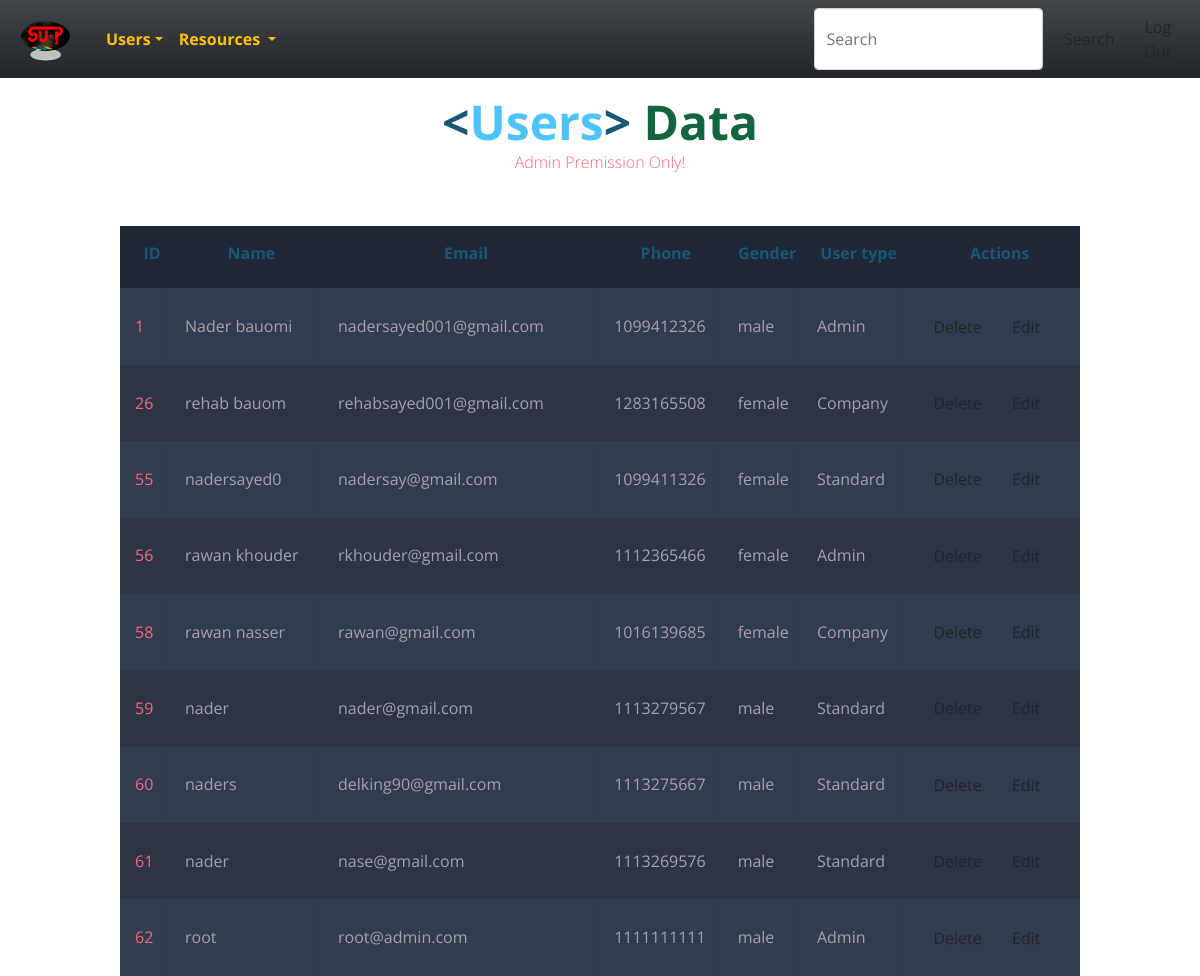
Screenshot of /admin/users/index.php (signed in) with the database file from the repository.
### tables this page shows
CREATE TABLE `users` (
  `id` int(11) NOT NULL,
  `name` char(50) NOT NULL,
  `email` char(80) NOT NULL,
  `password` char(50) NOT NULL,
  `phone` int(11) NOT NULL,
  `gender` char(40) NOT NULL,
  `user_type` int(11) DEFAULT NULL
);

CREATE TABLE `userstypes` (
  `id` int(11) NOT NULL,
  `user_type` char(100) NOT NULL
);

### admin/users/index.php (the view, shortened to what this page needs)
<?php
require '../../dbConnection.php';
require "headadmin.php";
$sql = "select  users.* ,usersTypes.id as userID , usersTypes.user_type as role from users inner join usersTypes on users.user_type = usersTypes.id  order by users.id asc ";
$op = mysqli_query($con, $sql);
?>
<!DOCTYPE html>
<html lang="en">
<head>
    <link rel="stylesheet" href="../../css/display.css">
</head>
<body>
    <h1 class="head"><span class="blue">&lt;</span>Users<span class="blue">&gt;</span> <span class="yellow">Data</pan>
    </h1>
    <h2>Admin Premission Only! <br><br>
    </h2>
    <table class="container">
        <thead>
            <tr>
                <th>
                    <h1>ID</h1>
                </th>
                <th>
                    <h1>Name</h1>
                </th>
                <th>
                    <h1>Email</h1>
                </th>
                <th>
                    <h1>Phone</h1>
                </th>
                <th>
                    <h1>Gender</h1>
                </th>
                <th>
                    <h1>User type</h1>
                </th>
                <th>
                    <h1>Actions</h1>
                </th>
            </tr>
        </thead>
        <tbody>
            <?php while ($data = mysqli_fetch_assoc($op)) { ?>
                <tr>
                    <td><?php echo $data['id']; ?></td>
                    <td><?php echo $data['name']; ?></td>
                    <td><?php echo $data['email']; ?></td>
                    <td><?php echo $data['phone']; ?></td>
                    <td><?php echo $data['gender']; ?></td>
                    <td><?php echo $data['role']; ?></td>
                    <td>
                        <a href="delete.php?id=<?php echo $data['id'] ?>" class="btn btn-danger ">Delete</a>
                        <a href="edit.php?id=<?php echo $data['id']; ?>" class="btn btn-success ">Edit</a>
                    </td>
                </tr>
            <?php } ?>
        </tbody>
    </table>
</body>
</html>

### css/display.css (style rules this page uses)
body { font-family: 'Open Sans', sans-serif; font-weight: 300; line-height: 1.42em; color: #A7A1AE; background: url(http://cdn.magdeleine.co/wp-content/uploads/2014/05/3jPYgeVCTWCMqjtb7Dqi_IMG_8251-1400x933.jpg); background-size: cover; background-repeat: no-repeat; perspective: 300px; }
h1 { font-size: 3em; font-weight: 300; line-height: 1em; text-align: center; color: #4DC3FA; font-weight: bold; }
h2 { font-size: 1em; font-weight: 300; text-align: center; display: block; line-height: 1em; padding-bottom: 2em; color: #FB667A; }
.blue { color: #185875; }
.yellow { color: #13653f; }
.container th h1 { font-weight: bold; font-size: 1em; text-align: left; color: #185875; }
.container td { font-weight: normal; font-size: 1em; -webkit-box-shadow: 0 2px 2px -2px #0E1119; -moz-box-shadow: 0 2px 2px -2px #0E1119; box-shadow: 0 2px 2px -2px #0E1119; }
.container { text-align: left; overflow: hidden; width: 80%; margin: 0 auto; display: table; padding: 0 0 8em 0; }
.container td, .container th { padding-bottom: 2%; padding-top: 2%; padding-left: 2%; }
.container tr:nth-child(odd) { background-color: #323C50; }
.container tr:nth-child(even) { background-color: #2C3446; }
.container th { background-color: #1F2739; }
.container td:first-child { color: #FB667A; padding-left: 15px; }
.btn-success { color: #fff; background-color: #198754; border-color: #198754; }
.btn-danger { color: #fff; background-color: #dc3545; border-color: #dc3545; }
.btn { display: inline-block; font-weight: 400; line-height: 1.5; color: #212529; text-align: center; text-decoration: none; vertical-align: middle; cursor: pointer; -webkit-user-select: none; -moz-user-select: none; user-select: none; background-color: transparent; border: 1px solid transparent; padding: 0.375rem 0.75rem; font-size: 1rem; border-radius: 0.25rem; transition: color 0.15s ease-in-out, background-color 0.15s ease-in-out, border-color 0.15s ease-in-out, box-shadow 0.15s ease-in-out; }

### admin/users/index.php (style rules this page uses)
.head { margin-top: 20px; }
th h1 { text-align: center !important; }

### rows the page displays
users: id "1", name "Nader bauomi", email "nadersayed001@gmail.com", phone "1099412326", gender "male", user_type.user_type "Admin"
users: id "26", name "rehab bauom", email "rehabsayed001@gmail.com", phone "1283165508", gender "female", user_type.user_type "Company"
users: id "55", name "nadersayed0", email "nadersay@gmail.com", phone "1099411326", gender "female", user_type.user_type "Standard"
users: id "56", name "rawan khouder", email "rkhouder@gmail.com", phone "1112365466", gender "female", user_type.user_type "Admin"
users: id "58", name "rawan nasser", email "rawan@gmail.com", phone "1016139685", gender "female", user_type.user_type "Company"
users: id "59", name "nader", email "nader@gmail.com", phone "1113279567", gender "male", user_type.user_type "Standard"
users: id "60", name "naders", email "delking90@gmail.com", phone "1113275667", gender "male", user_type.user_type "Standard"
users: id "61", name "nader", email "nase@gmail.com", phone "1113269576", gender "male", user_type.user_type "Standard"
users: id "62", name "root", email "root@admin.com", phone "1111111111", gender "male", user_type.user_type "Admin"
